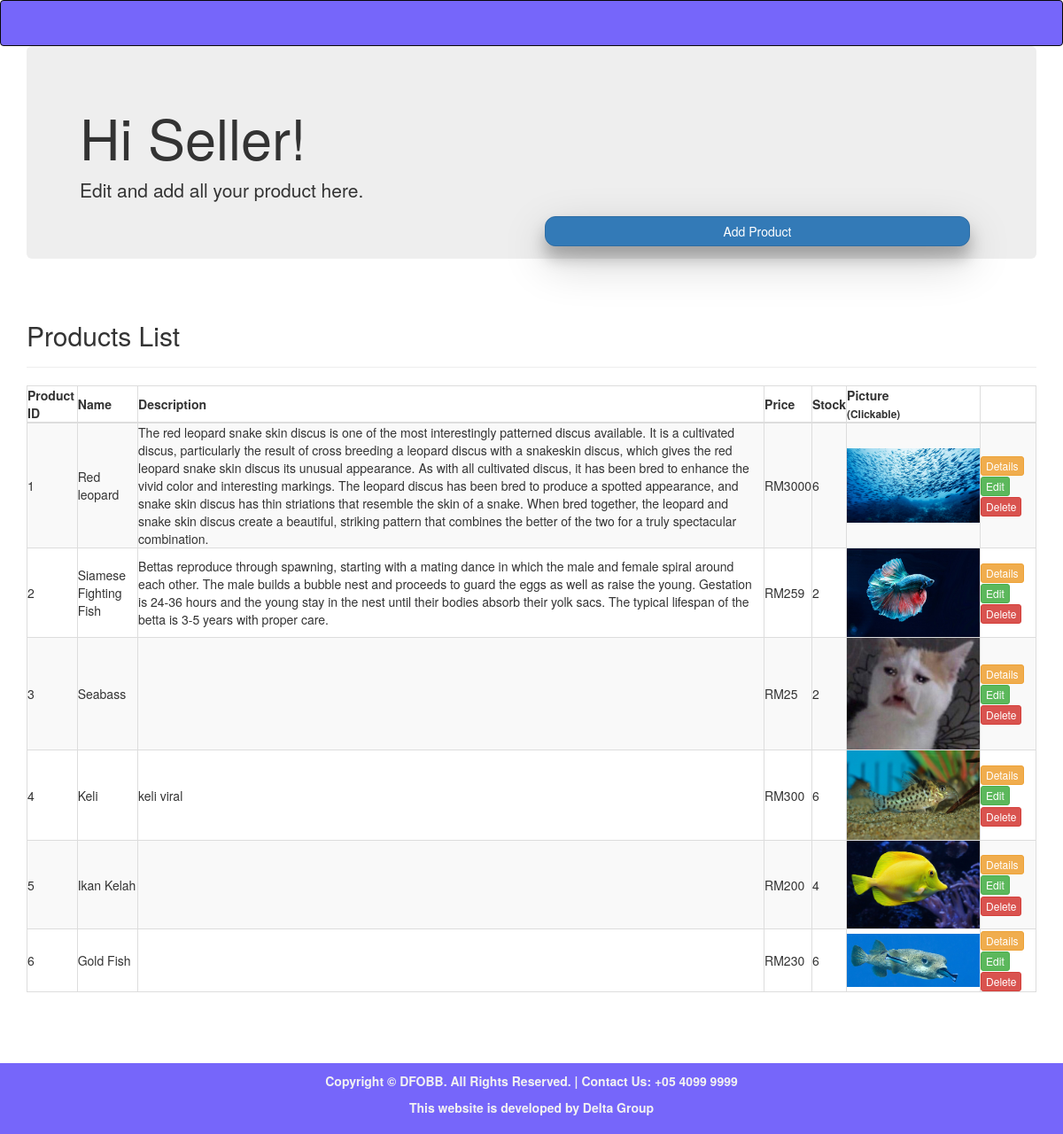
The app's page /sellerpage.php with its own data.
### tables this page shows
CREATE TABLE `tbl_productsell_delta` (
  `ID` int(11) NOT NULL,
  `PICTURE` varchar(255) NOT NULL,
  `NAME` varchar(255) NOT NULL,
  `DESCRIPTION` text NOT NULL,
  `SELLER` varchar(50) DEFAULT NULL,
  `PRICE` int(11) NOT NULL,
  `STOCK` int(50) DEFAULT NULL
);

### sellerpage.php (the view, shortened to what this page needs)
<?php
  include_once 'add_products_crud2.php';
?>
<!DOCTYPE html>
<html>
    <head>
        <link rel="stylesheet" href="bootstrap/css/bootstrap.min.css" type="text/css">
        <link rel="stylesheet" href="css/style3.css" type="text/css">
    </head>
    <body>
        <div>
            <?php
                require 'header.php';
            ?>
            <div class="container">
                <div class="jumbotron">
                    <h1>Hi Seller!</h1>
                    <p>Edit and add all your product here.</p>
                    <div class="col-md-6" style="float: right;">
                    <p><a href="add_products.php" role="button" class="btn btn-primary btn-block" style="border-radius: 12px;  box-shadow: 0 13px 17px 0 rgba(0,0,0,0.25), 0 18px 51px 0 rgba(0,0,0,0.20); ">Add Product</a></p>
                </div>
                </div>
    <div class="row">
      <div class="container">
        <div class="page-header">
          <h2>Products List</h2>
        </div>
        <table id="productlist" style="width: 100%; height: 100%;" class="table-dark table-striped table-bordered hover" id="table">
          <thead>
          <tr>
            <th>Product ID</th>
            <th>Name</th>
            <th>Description</th>
            <th>Price</th>
            <th>Stock</th>
            <th>Picture<br><small>(Clickable)</small></th>
            <th></th>
          </tr>
          </thead>
          <tbody>
          <?php
          try {
            $conn = new PDO("mysql:host=$servername;dbname=$dbname", $username, $password);
            $conn->setAttribute(PDO::ATTR_ERRMODE, PDO::ERRMODE_EXCEPTION);
            $stmt = $conn->prepare("SELECT * FROM tbl_productsell_delta");
            $stmt->execute();
            $result = $stmt->fetchAll();
          }
          catch(PDOException $e){
            echo "Error: " . $e->getMessage();
          }
          foreach($result as $readrow) {
            ?>
            <tr>
              <td><?php echo $readrow['ID'];?></td>
              <td><?php echo $readrow['NAME']; ?></td>
              <td><?php echo $readrow['DESCRIPTION']; ?></td>
              <td><?php echo 'RM'.$readrow['PRICE']; ?></td>
              <td><?php echo $readrow['STOCK']; ?></td>
              <?php if(file_exists('pictures_sell/'. $readrow['PICTURE']) && isset($readrow['PICTURE'])){
                $img = 'pictures_sell/'.$readrow['PICTURE'];
                echo '<td><img data-toggle="modal" data-target="#'.$readrow['ID'].'" width=150px; src="'.$img.'"></td>';
              }
              else{
                $img = 'nophoto.jpg';
                echo '<td><img width=150px%; data-toggle="modal" data-target="#'.$readrow['ID'].'" src="nophoto.jpg"'.'></td>';
              } ?>
              <td>
                <a href="products_detail_sell.php?pid=<?php echo $readrow['ID']; ?>" class="btn btn-warning btn-xs" role="button">Details</a>
                <a href="add_products.php?edit=<?php echo $readrow['ID']; ?>" class="btn btn-success btn-xs" role="button"> Edit </a>
                <a href="sellerpage.php?delete=<?php echo $readrow['ID']; ?>" onclick="return confirm('Are you sure to delete?');" class="btn btn-danger btn-xs" role="button">Delete</a>
              </td>
            </tr>
            <?php
          }
          ?>
          </tbody>
        </table>
      </div>
    </div>
  </div>
            <br><br><br><br><br><br><br><br>
           <footer class="footer">
               <div class="container">
               <center>
                   <p>Copyright &copy DFOBB. All Rights Reserved. | Contact Us: +05 4099 9999</p>
                   <p>This website is developed by Delta Group</p>
               </center>
               </div>
           </footer>
    </body>
</html>

### css/style3.css (style rules this page uses)
footer { background-color: #7666FA; color:#f2f2f2; font-size:14px; font-weight:bold; padding:10px; bottom:0; }
html { min-height:100%; position:relative; }
.footer { background-color: #7666FA; position: absolute; bottom:0; right:0; left:0; }

### records on screen
tbl_productsell_delta: ID "1", NAME "Red leopard", DESCRIPTION "The red leopard snake skin discus is one of the most interestingly patterned discus available. It is a cultivated discus, particularly the result of cross breeding a leopard discus with a snakeskin discus, which gives the red leopard snake skin discus its unusual appearance. As with all cultivated discus, it has been bred to enhance the vivid color and interesting markings. The leopard discus has been bred to produce a spotted appearance, and snake skin discus has thin striations that resemble the skin of a snake. When bred together, the leopard and snake skin discus create a beautiful, striking pattern that combines the better of the two for a truly spectacular combination.", PRICE "3000", STOCK "6", PICTURE (picture)
tbl_productsell_delta: ID "2", NAME "Siamese Fighting Fish", DESCRIPTION "Bettas reproduce through spawning, starting with a mating dance in which the male and female spiral around each other. The male builds a bubble nest and proceeds to guard the eggs as well as raise the young. Gestation is 24-36 hours and the young stay in the nest until their bodies absorb their yolk sacs. The typical lifespan of the betta is 3-5 years with proper care.", PRICE "259", STOCK "2", PICTURE (picture)
tbl_productsell_delta: ID "3", NAME "Seabass", PRICE "25", STOCK "2", PICTURE (picture)
tbl_productsell_delta: ID "4", NAME "Keli", DESCRIPTION "keli viral", PRICE "300", STOCK "6", PICTURE (picture)
tbl_productsell_delta: ID "5", NAME "Ikan Kelah", PRICE "200", STOCK "4", PICTURE (picture)
tbl_productsell_delta: ID "6", NAME "Gold Fish", PRICE "230", STOCK "6", PICTURE (picture)
